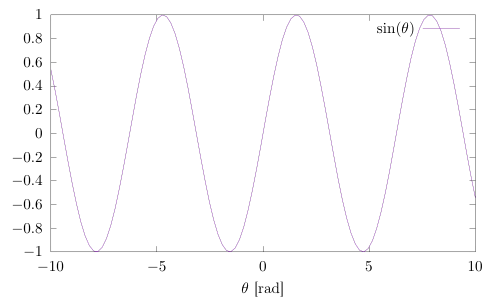

The gnuplot source for this figure:


set term cairolatex png standalone
set output "latex.tex"

set xlabel "$\\theta$ [rad]"

plot sin(x) title "$\\sin(\\theta)$"

set output
set term qt
